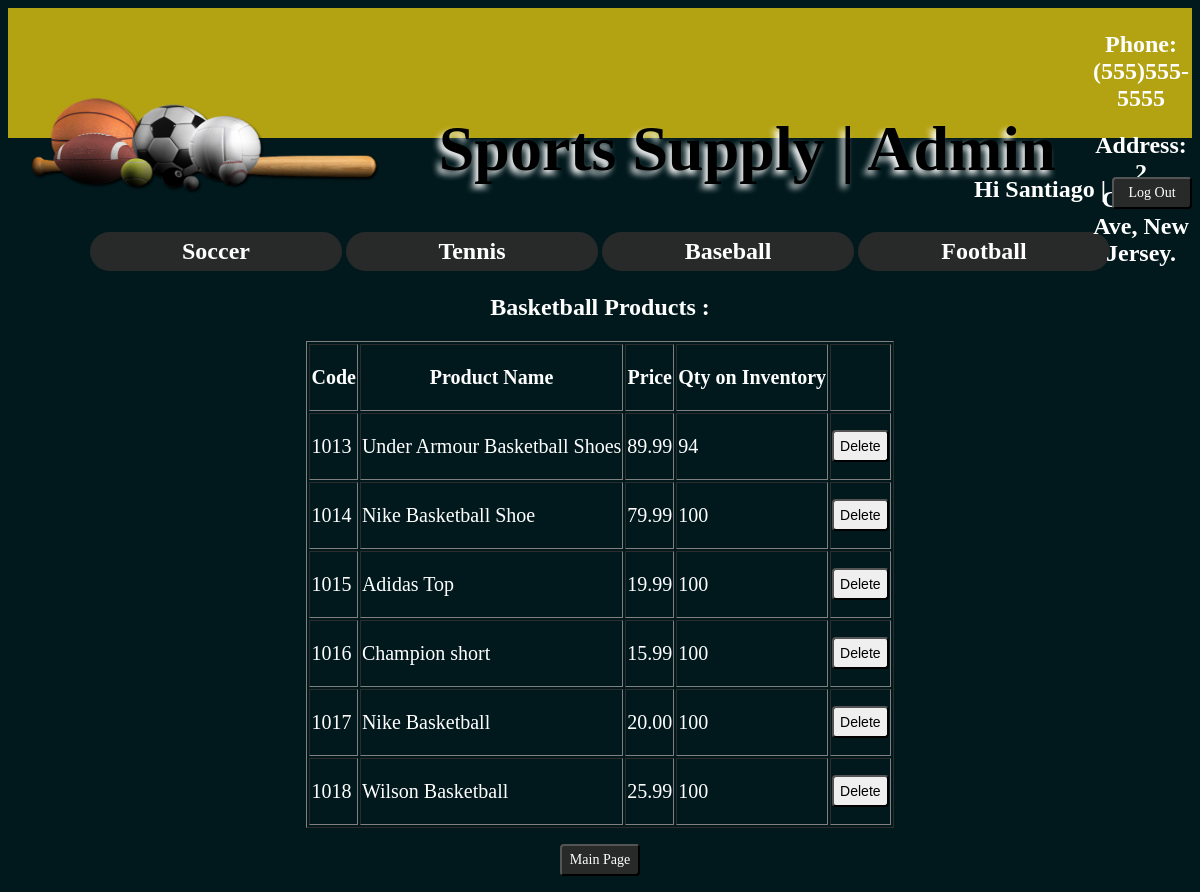
/Basketball-Admin.php (signed in), run on the app's committed database.
### tables this page shows
CREATE TABLE `product` (
  `Product_ID` varchar(15) NOT NULL,
  `PName` varchar(30) NOT NULL,
  `Pquantity` int(11) NOT NULL,
  `cost` float NOT NULL,
  `description` varchar(100) NOT NULL,
  `image` varchar(30) NOT NULL,
  `Cat_type` varchar(10) NOT NULL
);

### functions.php (called while the page is built, shortened)
<?php
function get_products_by_category($Cat_type) {
    global $db;
    $query = 'SELECT * FROM product
              WHERE Cat_type = :Cat_type';
    $statement = $db->prepare($query);
    $statement->bindValue(":Cat_type", $Cat_type);
    $statement->execute();
    $products = $statement->fetchAll();
    return $products;
}
?>

### Basketball-Admin.php (the view, shortened to what this page needs)
<?php
    require('database.php');
    require('functions.php');
?>
<?php if ($_SESSION['is_valid_user'] && $_SESSION['userType'] == 'Admin') { ?>
<!DOCTYPE html>
<html>
<head>
    <link rel="stylesheet" type="text/css" href="styles.css">
</head>
<body>
    <div class="top">
        <table align="center">
            <tr>
                <td align="center" width="400"><img src="Images/logo.png" width="350" height="100"></td>
                <td width="800" align="center" >
                    <h1>Sports Supply | Admin </h1>
                </td>
                <td >
                     <h2>Phone: (555)555-5555</h2>
                     <h2>Address: 2 Central Ave, New Jersey.</h2>
                </td>
            </tr>
        </table>
    </div>
    <br>
    <h2 align="right"> Hi <?php echo $_SESSION['userName']; ?> |
            <a href="Logout.php"><button class="register" type="button">Log Out</button></a>
    </h2>
    <table align="center">
        <tr>
            <td>
                <nav><a href="Soccer-Admin.php"> Soccer </a></nav>
            </td>
            <td>
                <nav><a href="Tennis-Admin.php"> Tennis </a></nav>
            </td>
            <td>
                <nav><a href="Baseball-Admin.php"> Baseball </a></nav>
            </td>
            <td>
                <nav><a href="Football-Admin.php"> Football </a></nav>
            </td>
        </tr>
    </table>
<?php
    $Cat_type = 'BKB';
    $products = get_products_by_category($Cat_type);
?>
    <h2 align="center">Basketball Products : </h2>
        <table align="center" class="white" border="1">
            <tr>
                <th><p class="form">Code</p></th>
                <th><p class="form">Product Name</p></th>
                <th><p class="form">Price</p></th>
                <th><p class="form">Qty on Inventory</p></th>
                <th>&nbsp;</th>
            </tr>
            <?php foreach ($products as $product) : ?>
            <tr>
                <td><p class="form"><?php echo $product['Product_ID']; ?></p></td>
                <td><p class="form"><?php echo $product['PName']; ?></p></td>
                <td><p class="form"><?php echo number_format($product['cost'],2); ?></p></td>
                <td><p class="form"><?php echo $product['Pquantity']; ?></p></td>
                <td><form action="deleteProduct.php" method="post">
                    <input type="submit" value="Delete">
                </form></td>
            </tr>
            <?php endforeach; ?>
        </table>
        <p align="center"><a href="admin.php"><button class="register" type="button">Main Page</button></a></p>
</body>
</html>
<?php }
    else{
        header("Location:index.php");
    }
?>

### styles.css (style rules this page uses)
div.top { background-color: #B3A211; height: 130px; text-align: center; vertical-align: center; }
body { background-color: #01191D; }
h1 { color: black; text-shadow: -4px 4px 6px white; font-size: 400% }
h2 { color: white; font-family: cursive; }
td { vertical-align: center; }
button { padding: 6px; font-size: 14px; border-radius: 4px; }
input { padding: 6px; font-size: 14px; border-radius: 4px; }
p.form { font-size: 20px; font-family: cursive; color: white; }
button.register { background-color: #282929; color: white; font-family: cursive; font-size: 14px; border-radius: 4px; width: 80px; }
nav { font-weight: bold; background-color: #282929; text-align: center; width: 10em; font-size: 150%; padding: 6px; border-radius: 30px; }
a { text-decoration: none; color: white; }

### data on the page
product: Product_ID "1013", PName "Under Armour Basketball Shoes", cost "89.99", Pquantity "94"
product: Product_ID "1014", PName "Nike Basketball Shoe", cost "79.99", Pquantity "100"
product: Product_ID "1015", PName "Adidas Top", cost "19.99", Pquantity "100"
product: Product_ID "1016", PName "Champion short", cost "15.99", Pquantity "100"
product: Product_ID "1017", PName "Nike Basketball", cost "20.00", Pquantity "100"
product: Product_ID "1018", PName "Wilson Basketball", cost "25.99", Pquantity "100"

### other printed values
$_SESSION['userName'] "Santiago"
